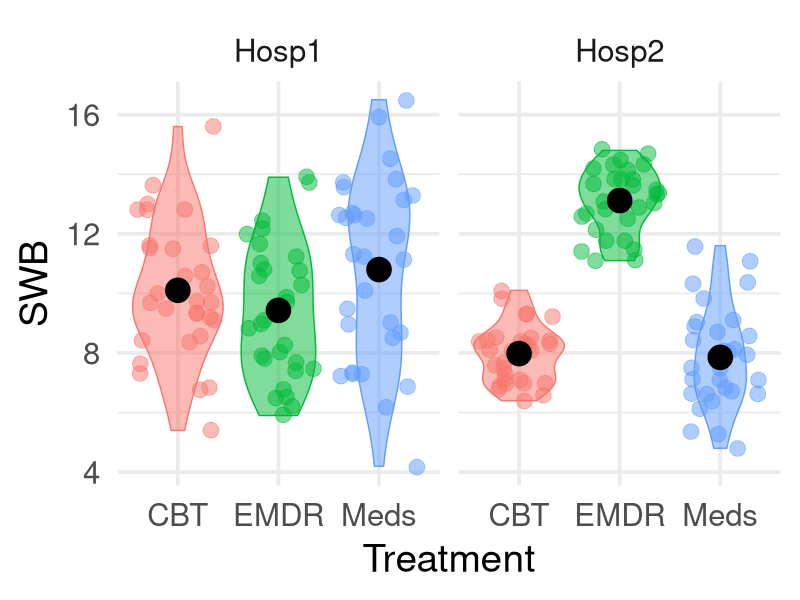
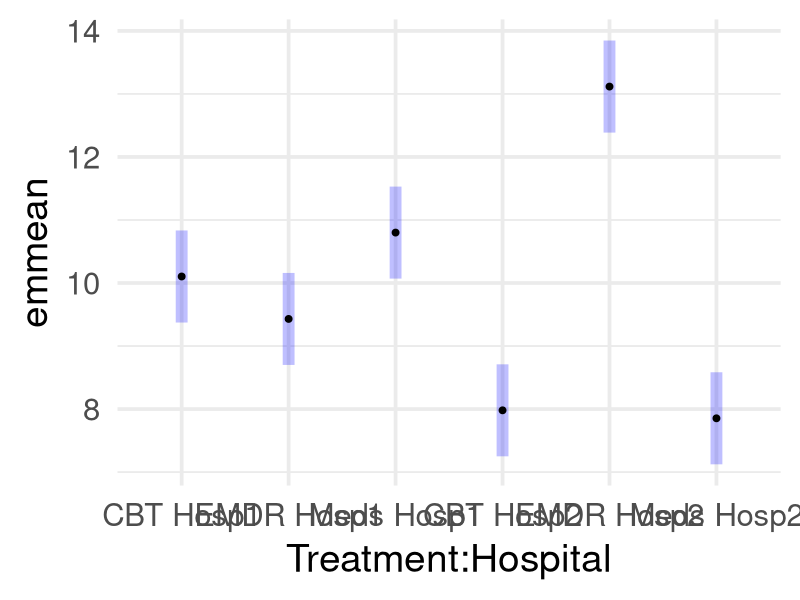
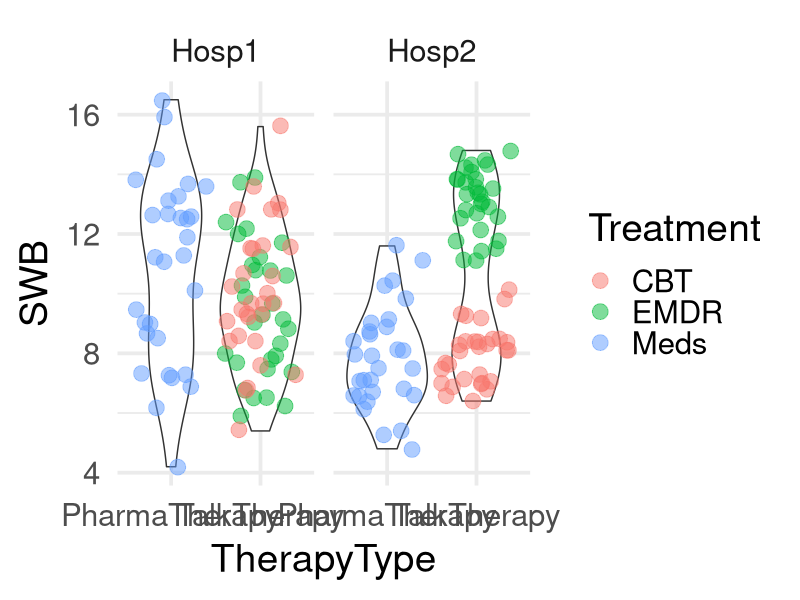
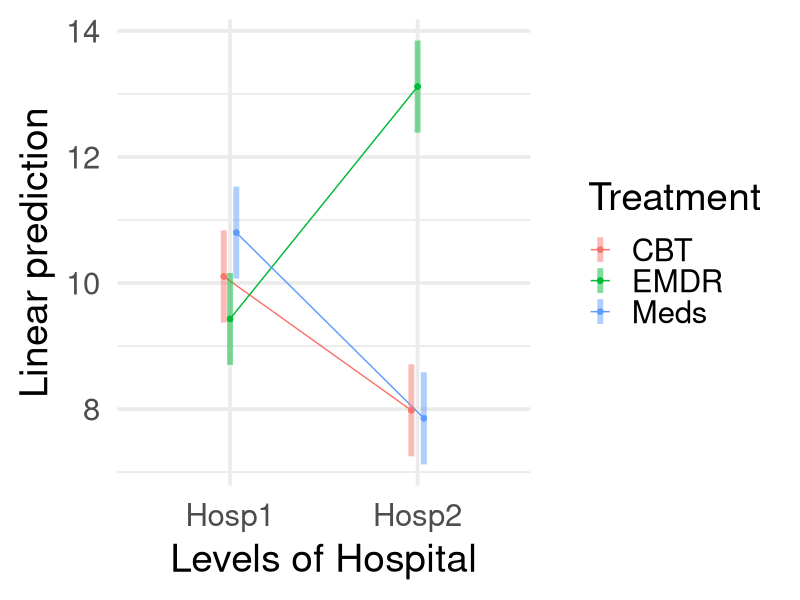

Write the R code that produced these figures, in order.
## ---- chunk 1
#| label: setup
#| include: false
library(tidyverse)
library(emmeans)
dapr2red <- "#BF1932" 

theme_set(
  theme_minimal(
    base_size = 28
  )
)

hosp <- read_csv("data/hospital.csv") |>
  mutate(
    Treatment = case_when(
      Treatment == 'TreatA' ~ 'Meds',
      Treatment == 'TreatB' ~ 'EMDR',
      Treatment == 'TreatC' ~ 'CBT',
    ),
    Treatment = factor(Treatment),
    Hospital = factor(Hospital),
  )

# get group means
mean_Meds_1 <- mean(filter(hosp, Treatment == 'Meds', Hospital == 'Hosp1')$SWB)
mean_EMDR_1 <- mean(filter(hosp, Treatment == 'EMDR', Hospital == 'Hosp1')$SWB)
mean_CBT_1  <- mean(filter(hosp, Treatment == 'CBT',  Hospital == 'Hosp1')$SWB)
mean_Meds_2 <- mean(filter(hosp, Treatment == 'Meds', Hospital == 'Hosp2')$SWB)
mean_EMDR_2 <- mean(filter(hosp, Treatment == 'EMDR', Hospital == 'Hosp2')$SWB)
mean_CBT_2  <- mean(filter(hosp, Treatment == 'CBT',  Hospital == 'Hosp2')$SWB)
## ---- chunk 2
hosp |>
  ggplot(aes(x = Treatment, y = SWB, colour = Treatment, fill = Treatment)) +
  geom_violin(alpha = 0.5) +
  geom_jitter(alpha = 0.5, size = 5) +
  facet_wrap(~ Hospital) +
  stat_summary(fun = mean, geom = 'point', colour = 'black', size = 8, show.legend = F) +
  theme(legend.position = 'none') +
  NULL
## ---- chunk 3
hosp |>
  head(12)
## ---- chunk 4
contrasts(hosp$Treatment)
## ---- chunk 5
contrasts(hosp$Hospital)
## ---- chunk 6
m1 <- lm(SWB ~ Treatment * Hospital, data = hosp)
## ---- chunk 7
m1_emm <- emmeans(m1, ~ Treatment * Hospital)
m1_emm
## ---- chunk 8
plot(m1_emm) + 
  coord_flip() +
  theme(text = element_text(size=28))
## ---- chunk 9
hosp |>
  mutate(
    TherapyType = ifelse(Treatment == 'Meds', 'PharmaTherapy', 'TalkTherapy')
  ) |>
  ggplot(aes(x = TherapyType, y = SWB)) +
  geom_violin() +
  geom_jitter(aes(colour = Treatment), alpha = 0.5, size = 5) +
  facet_wrap(~ Hospital) +
  NULL
## ---- chunk 10
TherapyType_contr <- c(
  'CBT'  = 1/2,
  'EMDR' = 1/2,
  'Meds' =  -1
)

Hosp_contr <- c(
  'Hosp1' =  1,
  'Hosp2' = -1
)
## ---- chunk 11
(interaction_contr <- outer(TherapyType_contr, Hosp_contr) |> as.vector())
## ---- chunk 12
interaction_contr <- list('TreatmentType:Hospital' = interaction_contr)
## ---- chunk 13
interaction_contr <- list( "TreatmentType:Hospital" =
    c(
        0.5,    # CBT  Hosp1 
        0.5,    # EMDR Hosp1
         -1,    # Meds Hosp1
       -0.5,    # CBT  Hosp2
       -0.5,    # EMDR Hosp2
          1     # Meds Hosp2
    )
)
## ---- chunk 14
(m1_ixn_test <- contrast(m1_emm, interaction_contr))
## ---- chunk 15
(m1_ixn_confint <- confint(m1_ixn_test))
## ---- chunk 16
(hosp_manual <- hosp |>
  group_by(Treatment, Hospital) |>
  summarise(mean_SWB = mean(SWB)) |>
  arrange(Hospital) |>
  ungroup() |>
  mutate(
    `TreatmentType:Hospital` = c(0.5, 0.5, -1, -0.5, -0.5, 1),
    product  = mean_SWB * `TreatmentType:Hospital`
  )) |>
  kableExtra::kable(digits = 2)
## ---- chunk 17
sum(hosp_manual$product)
## ---- chunk 18
m1_pairwise <- pairs(m1_emm)
## ---- chunk 19
m1_pairwise
## ---- chunk 20
m1_pairwise
## ---- chunk 21
0.05 / 15
## ---- chunk 22
pairs(m1_emm, adjust = "bonferroni")
## ---- chunk 23
pairs(m1_emm, adjust = "tukey")
## ---- chunk 24
pairs(m1_emm, simple = "Treatment")
## ---- chunk 25
pairs(m1_emm, simple = "Hospital")
## ---- chunk 26
emmip(m1_emm, Treatment ~ Hospital, CIs = TRUE)
